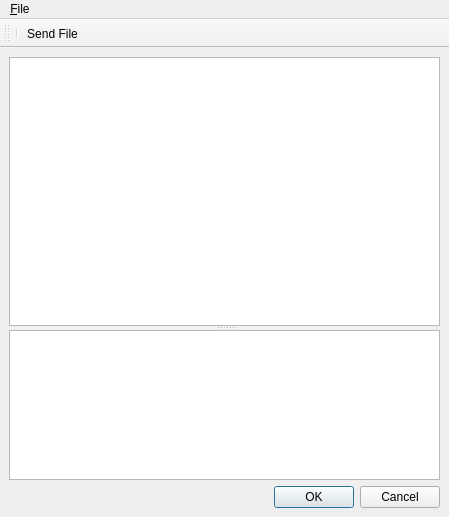
<?xml version="1.0" encoding="UTF-8"?>
<ui version="4.0">
 <class>AaClientWindowApp</class>
 <widget class="QMainWindow" name="AaClientWindowApp">
  <property name="geometry">
   <rect>
    <x>0</x>
    <y>0</y>
    <width>449</width>
    <height>517</height>
   </rect>
  </property>
  <property name="windowTitle">
   <string>MainWindow</string>
  </property>
  <widget class="QWidget" name="centralwidget">
   <layout class="QVBoxLayout" name="verticalLayout">
    <item>
     <widget class="QSplitter" name="splitter">
      <property name="orientation">
       <enum>Qt::Vertical</enum>
      </property>
      <widget class="QTextEdit" name="m_txtOutput"/>
      <widget class="QTextEdit" name="m_txtInput">
       <property name="maximumSize">
        <size>
         <width>16777215</width>
         <height>150</height>
        </size>
       </property>
      </widget>
     </widget>
    </item>
    <item>
     <widget class="QDialogButtonBox" name="buttonBox">
      <property name="standardButtons">
       <set>QDialogButtonBox::Cancel|QDialogButtonBox::Ok</set>
      </property>
     </widget>
    </item>
   </layout>
  </widget>
  <widget class="QToolBar" name="toolBar">
   <property name="windowTitle">
    <string>toolBar</string>
   </property>
   <attribute name="toolBarArea">
    <enum>TopToolBarArea</enum>
   </attribute>
   <attribute name="toolBarBreak">
    <bool>false</bool>
   </attribute>
   <addaction name="separator"/>
   <addaction name="action_Open"/>
  </widget>
  <widget class="QMenuBar" name="menuBar">
   <property name="geometry">
    <rect>
     <x>0</x>
     <y>0</y>
     <width>449</width>
     <height>23</height>
    </rect>
   </property>
   <widget class="QMenu" name="menuFile">
    <property name="title">
     <string>&amp;File</string>
    </property>
    <addaction name="action_Open"/>
   </widget>
   <addaction name="menuFile"/>
  </widget>
  <action name="action_Open">
   <property name="icon">
    <iconset resource="../../icons/baseIcon.qrc">
     <normaloff>:/openFile</normaloff>:/openFile</iconset>
   </property>
   <property name="text">
    <string>&amp;Send File</string>
   </property>
  </action>
 </widget>
 <resources>
  <include location="../../icons/baseIcon.qrc"/>
 </resources>
 <connections/>
</ui>
